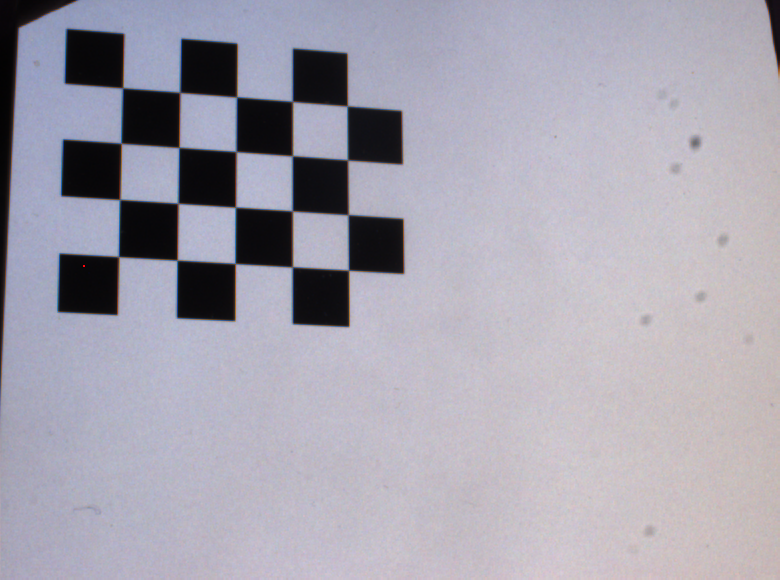
#> input picture Calibration_03_13_2020/ext_manta/ext_manta_01.png, 780 x 580 px; its folder holds only this picture in this run
$ python calibration.py
#> lines starting #> are read from the running program, lines starting #| are printed output that depends on the picture
""" Calibration functions. See openCV documentation for ore information"""
import numpy as np
import cv2 as cv
import glob
import matplotlib.pyplot as plt


# Nombre de coins internes du damier
NB_CORNER_WIDTH=5
NB_CORNER_HEIGHT=4
# Largeur d'un carré du damier
nb_pix = 48 # Largeur d'un carré en pixel
l_pix = 0.277e-3 # Largeur d'un pixel
squareSize = nb_pix*l_pix
FLIP=0 # flip par rapport à y


def takahashi(PATH, NB_CORNER_WIDTH, NB_CORNER_HEIGHT, squareSize, cam):
    """
    Finds and write corners coordinates for each images in PATH directory. Writes all information necessary to run Takahashi's algorithm after.
    Args:
        cam: 'AV' ou 'PG'
        PATH : path to images directory
        NB_CORNER_WIDTH : number of internal corners in the left/right direction
        NB_CORNER_HEIGHT : number of internal corners in the up/down direction
        squareSize : size of chessboard square in meter
    """
    CHECKERBOARD = (NB_CORNER_HEIGHT, NB_CORNER_WIDTH)
    # termination criteria
    criteria = (cv.TERM_CRITERIA_EPS + cv.TERM_CRITERIA_MAX_ITER, 30, 0.001)
    # Images to analyse
    fnames = glob.glob(PATH)
    # Prepare object points (corner coordinates)
    objp = np.zeros((NB_CORNER_WIDTH*NB_CORNER_HEIGHT,3), np.float32)
    # objp[:,:2] = np.mgrid[0:NB_CORNER_HEIGHT,0:NB_CORNER_WIDTH].T.reshape(-1,2)
    k=0
    for i in range(NB_CORNER_WIDTH):
        for j in range(NB_CORNER_HEIGHT):
            objp[k] = [i,NB_CORNER_HEIGHT-1-j,0]
            k+=1

    objp = objp*squareSize

    if len(fnames) > 0:
        # Intrinsic parameters
        mtx, dist = intrinsic(NB_CORNER_WIDTH, NB_CORNER_HEIGHT, CHECKERBOARD, criteria, objp, fnames)
        # Write intrinsic parameter to file
        r=open("./data_{}/camera.txt".format(cam),"w+")
        for row in mtx :
            r.write("{} {} {}\n".format(row[0], row[1], row[2]))
        r.close()

        # Undistort and takahashi for each image
        index = [0, NB_CORNER_HEIGHT, -1] # Reference points
        j=1
        errs =[]; good_images=[];
        for fname in fnames:
            img = cv.imread(fname); img = cv.flip(img, FLIP)
            dst = undistort(mtx, dist, img)
            ret, objpoints, imgpoints, err = find_corners(NB_CORNER_WIDTH, NB_CORNER_HEIGHT, CHECKERBOARD, criteria, objp, dst, mtx, dist)
            # Write corner image coordinates for this image
            if ret == True :
                errs.append(err)
                good_images.append(j)
                f=open("./data_{}/input{}.txt".format(cam, j),"w+")
                for i in index :
                    p = imgpoints[i]
                    f.write("{} {}\n".format(p[0,0], p[0,1]))
                f.close()
                j+=1

        # Write corner world coordinates
        m=open("./data_{}/model.txt".format(cam),"w+")
        for i in index :
            p = objpoints[i]
            m.write("{} {} {}\n".format(p[0], p[1], p[2]))
        m.close()

        return errs, good_images
    else :
        print('No images found')


def intrinsic(NB_CORNER_WIDTH, NB_CORNER_HEIGHT, CHECKERBOARD, criteria, objp, fnames):
    """
    Find the intrinsic calibration parameters (camera matrix and distortion coefficient) of one camera
    Args:
        NB_CORNER_WIDTH : number of internal corners in the left/right direction
        NB_CORNER_HEIGHT : number of internal corners in the up/down direction
        squareSize : size of chessboard square in meter
        fnames : path to images to analyses
    Returns:
        mtx : camera matrix (K)
        dist : distortion coefficient
    """
    # Arrays to store object points and image points from all the images.
    objpoints = [] # 3d point in real world space
    imgpoints = [] # 2d points in image plane.

    for fname in fnames:
        img = cv.imread(fname); img = cv.flip(img, FLIP)
        gray = cv.cvtColor(img, cv.COLOR_BGR2GRAY)
        # Find the chess board corners
        ret, corners = cv.findChessboardCorners(gray, CHECKERBOARD, None)
        # If found, add object points, image points (after refining them)
        if ret == True:
            objpoints.append(objp)
            corners2 = cv.cornerSubPix(gray, corners, (11,11), (-1,-1), criteria)
            imgpoints.append(corners2)
            # Draw and display the corners ----------------------------
            cv.drawChessboardCorners(img, CHECKERBOARD, corners2, ret)
            # cv.imwrite('corner.png', img)
            cv.imshow('img', img)
            cv.waitKey(0)
    cv.destroyAllWindows()
    # ----------------------------
    ret, mtx, dist, rvecs, tvecs = cv.calibrateCamera(objpoints, imgpoints, gray.shape[::-1], None, None)

    # Montrer axes ----------------------------------
    axis = np.float32([[3,0,0], [0,3,0], [0,0,3]]).reshape(-1,3)*l_pix*nb_pix
    for fname in fnames:
        img = cv.imread(fname); img = cv.flip(img, FLIP)
        gray = cv.cvtColor(img,cv.COLOR_BGR2GRAY)
        ret, corners = cv.findChessboardCorners(gray, CHECKERBOARD,None)
        if ret == True:
            corners2 = cv.cornerSubPix(gray,corners,(11,11),(-1,-1),criteria)
            # Find the rotation and translation vectors.
            ret, rvecs, tvecs = cv.solvePnP(objp, corners2, mtx, dist)
            # project 3D points to image plane
            imgpts, jac = cv.projectPoints(axis, rvecs, tvecs, mtx, dist)
            img = draw(img,corners2,imgpts)
            # cv.imwrite('axis.png', img)
            cv.imshow('img',img)
            cv.waitKey(0)
    cv.destroyAllWindows()

    return mtx, dist

def undistort(mtx, dist, img):
    """ Undistort one image """
    h,  w = img.shape[:2]
    newcameramtx, roi = cv.getOptimalNewCameraMatrix(mtx, dist, (w,h), 1, (w,h))
    # undistort
    dst = cv.undistort(img, mtx, dist, None, newcameramtx)
    # crop the image
    x, y, w, h = roi
    dst = dst[y:y+h, x:x+w]
    return dst

def reprojection_err(objp, corners2, mtx, dist, rvecs, tvecs):
    """ reprojection_err for one image """
    imgpoints2, _ = cv.projectPoints(objp, rvecs, tvecs, mtx, dist)
    error = cv.norm(corners2, imgpoints2, cv.NORM_L2)/len(imgpoints2)
    return error

def find_corners(NB_CORNER_WIDTH, NB_CORNER_HEIGHT, CHECKERBOARD, criteria, objp, dst, mtx, dist):
    """
    Find corners coordinates in one (undistorted) image
    Args:
        NB_CORNER_WIDTH : number of internal corners in the left/right direction
        NB_CORNER_HEIGHT : number of internal corners in the up/down direction
        squareSize : size of chessboard square in meter
        dst : undistorted image
    Returns :
        ret (Bool) : succes of findChessboardCorners
        imgpoints : list of chessboardcorners in image coordinates
        objpoints : list of chessboardcorners in world coordinates
    """
    gray = cv.cvtColor(dst, cv.COLOR_BGR2GRAY)
    # Find the chess board corners
    ret, corners = cv.findChessboardCorners(gray, CHECKERBOARD, None)
    # If found:
    if ret == True:
        corners2 = cv.cornerSubPix(gray, corners, (11,11), (-1,-1), criteria)
        ret, rvecs, tvecs = cv.solvePnP(objp, corners2, mtx, dist)
        err = reprojection_err(objp, corners2, mtx, dist, rvecs, tvecs)
        return ret, objp, corners2, err
    else:
        return ret, objp, None, None


def draw(img, corners, imgpts):
    corner = tuple(corners[3].ravel()) #(0,0,0)
    img = cv.line(img, corner, tuple(imgpts[0].ravel()), (255,255,0), 5) #X (turquoise)
    img = cv.line(img, corner, tuple(imgpts[1].ravel()), (0,255,0), 5) #Y
    img = cv.line(img, corner, tuple(imgpts[2].ravel()), (0,0,255), 5) #Z
    return img


# Code
PATH = '/Users/mariannelado-roy/projet4/Calibration_03_13_2020/ext_manta/*.png'
errs, good_images = takahashi(PATH, NB_CORNER_WIDTH, NB_CORNER_HEIGHT, squareSize, 'AV')
#> in intrinsic, img is the input picture: shape (580, 780, 3); mean B, G, R 175.2, 162.9, 165.9
#> in intrinsic, `img = cv.flip(img, FLIP)`:
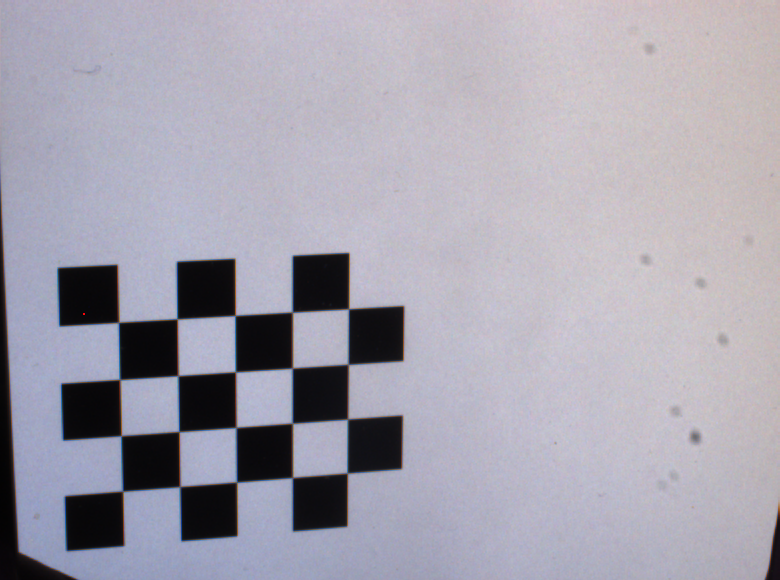
#> img: shape (580, 780, 3); mean B, G, R 175.2, 162.9, 165.9
#> in intrinsic, `gray = cv.cvtColor(img, cv.COLOR_BGR2GRAY)`:
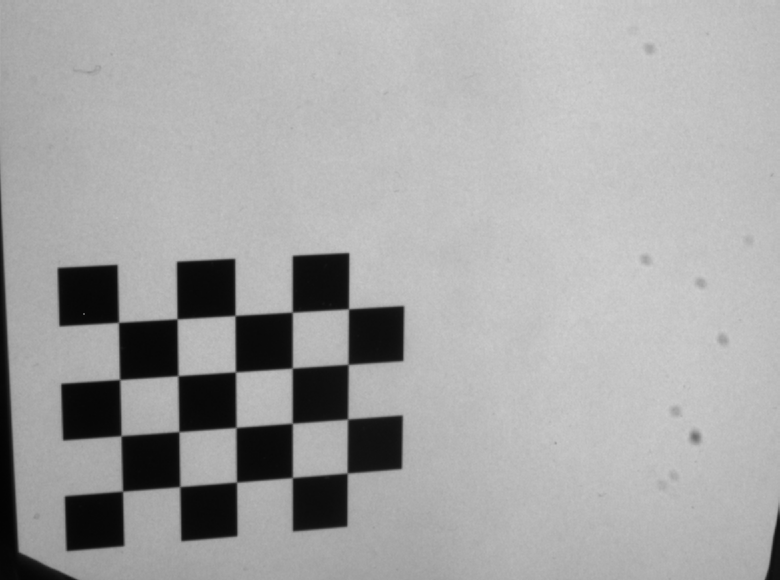
#> gray: shape (580, 780); min 2, max 211, mean 165.2
#> in intrinsic, `ret, corners = cv.findChessboardCorners(gray, CHECKERBOARD, None)`: ret = True; corners = 20 rows, first 8: [123.7, 492.8], [120.5, 436], [120, 379.5], [118.5, 322.5], [180, 486.5], [178.5, 432], [179.9, 373.7], [179, 320.8]
#> in intrinsic, `corners2 = cv.cornerSubPix(gray, corners, (11,11), (-1,-1), criteria)`: corners2 = 20 rows, first 8: [122.5, 491.2], [121, 435.7], [119.6, 379.5], [118.5, 322.4], [179.8, 486.6], [178.9, 431.6], [177.9, 375.7], [177.1, 318.9]
#> in intrinsic, `ret, mtx, dist, rvecs, tvecs = cv.calibrateCamera(objpoints, imgpoints..`: ret = 0.0664; mtx = [[1891.2, 0, 424.9], [0, 1897.7, 286.1], [0, 0, 1]]; dist = [[-0.094, -10.56, 0.00869, -0.0162, 152.4]]; rvecs = ([0.232, -0.291, -0.019],); tvecs = ([-0.0687, 0.008, 0.424],)
#> in intrinsic, `ret, corners = cv.findChessboardCorners(gray, CHECKERBOARD,None)`: ret = True
#> in intrinsic, `ret, rvecs, tvecs = cv.solvePnP(objp, corners2, mtx, dist)`: rvecs = [0.232, -0.291, -0.019]; tvecs = [-0.0687, 0.008, 0.424]
#> in intrinsic, `imgpts, jac = cv.projectPoints(axis, rvecs, tvecs, mtx, dist)`: imgpts = [[292.2, 312.1], [122.5, 491.2], [96.5, 282.8]]
#> in draw, `corner = tuple(corners[3].ravel())`: corner = (118.5, 322.4)
#> in draw, `img = cv.line(img, corner, tuple(imgpts[2].ravel()), (0,0,255), 5)`:
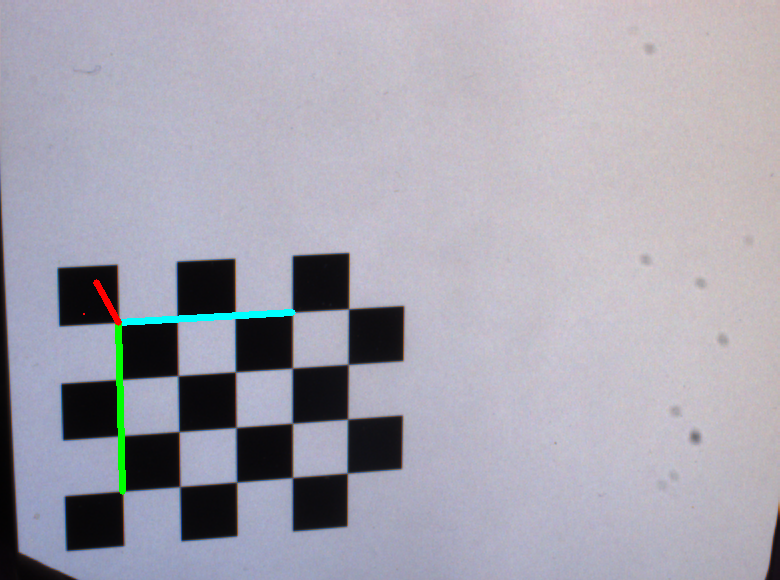
#> img: shape (580, 780, 3); mean B, G, R 175.3, 163.7, 165.6
#> in takahashi, `mtx, dist = intrinsic(NB_CORNER_WIDTH, NB_CORNER_HEIGHT, CHECKERBOARD,..`: dist = [[-0.094, -10.56, 0.00869, -0.0162, 152.4]]
#> the loop in takahashi, `for row in mtx :` made 3 passes
#> in undistort, `newcameramtx, roi = cv.getOptimalNewCameraMatrix(mtx, dist, (w,h), 1, ..`: newcameramtx = [[1868.2, 0, 420.4], [0, 1865.8, 287.9], [0, 0, 1]]; roi = (5, 6, 772, 567)
#> in undistort, `dst = cv.undistort(img, mtx, dist, None, newcameramtx)`:
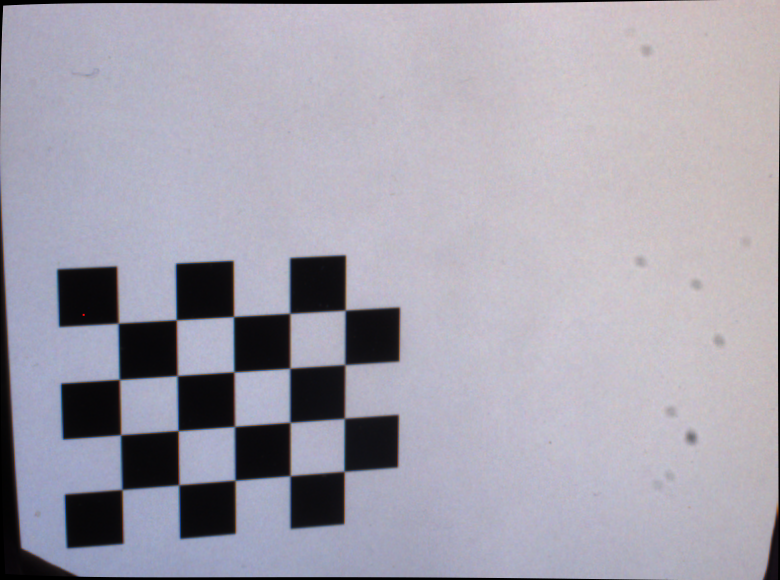
#> dst: shape (580, 780, 3); mean B, G, R 173.6, 161.5, 164.6
#> in undistort, `x, y, w, h = roi`: x = 5; y = 6; w = 772; h = 567
#> in undistort, `dst = dst[y:y+h, x:x+w]`:
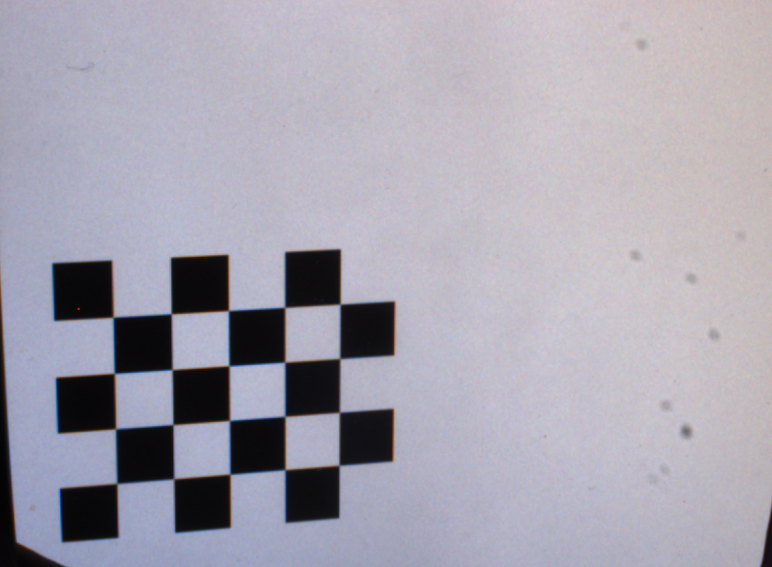
#> dst: shape (567, 772, 3); mean B, G, R 176, 163.7, 166.8
#> in find_corners, `gray = cv.cvtColor(dst, cv.COLOR_BGR2GRAY)`:
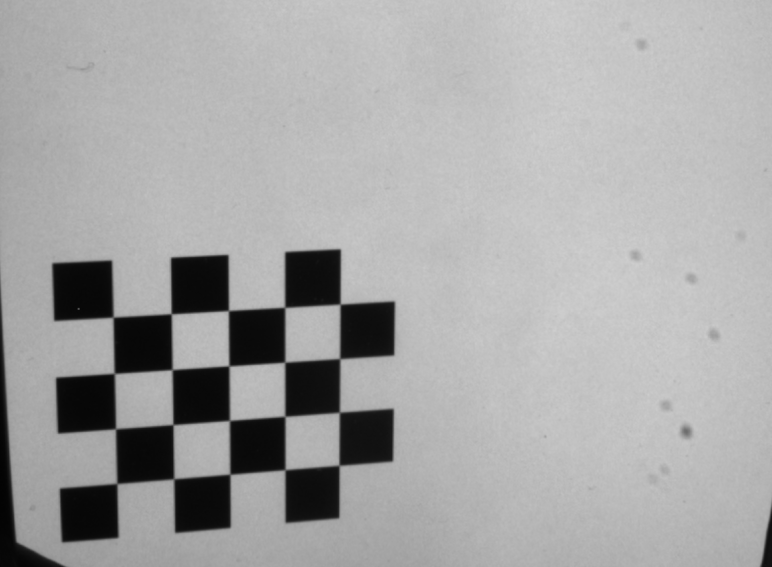
#> gray: shape (567, 772); min 3, max 209, mean 166.1
#> in find_corners, `ret, corners = cv.findChessboardCorners(gray, CHECKERBOARD, None)`: ret = True; corners = 20 rows, first 8: [117, 483.5], [115, 429], [114.5, 373], [112.5, 317], [174, 479.5], [173, 425], [172, 369.5], [173.5, 315.8]
#> in find_corners, `corners2 = cv.cornerSubPix(gray, corners, (11,11), (-1,-1), criteria)`: corners2 = 20 rows, first 8: [116.8, 483.5], [115.5, 428.7], [114.3, 373.4], [113.1, 317.2], [173.8, 478.8], [173, 424.6], [172.1, 369.6], [171.2, 313.8]
#> in find_corners, `ret, rvecs, tvecs = cv.solvePnP(objp, corners2, mtx, dist)`: rvecs = [0.245, -0.29, -0.0184]; tvecs = [-0.0708, 0.00696, 0.43]
#> in reprojection_err, `imgpoints2, _ = cv.projectPoints(objp, rvecs, tvecs, mtx, dist)`: imgpoints2 = 20 rows, first 8: [117.2, 483.2], [115.8, 428.8], [114.5, 373.5], [113.2, 317.3], [173.8, 478.7], [172.8, 424.7], [171.9, 369.7], [171.1, 313.8]
#> in reprojection_err, `error = cv.norm(corners2, imgpoints2, cv.NORM_L2)/len(imgpoints2)`: error = 0.0544
#> in takahashi, `ret, objpoints, imgpoints, err = find_corners(NB_CORNER_WIDTH, NB_CORN..`: ret = True; objpoints = 20 rows, first 8: [0, 0.0399, 0], [0, 0.0266, 0], [0, 0.0133, 0], [0, 0, 0], [0.0133, 0.0399, 0], [0.0133, 0.0266, 0], [0.0133, 0.0133, 0], [0.0133, 0, 0]; imgpoints has the same summary as corners2 in find_corners; err = 0.0544
#> the loop in takahashi, `for i in index :` made 3 passes
#> p on passes 1 to 3: [[116.8, 483.5]], [[173.8, 478.8]], [[340.1, 304.1]]
#> the loop in takahashi, `for i in index :` made 3 passes
#> p on passes 1 to 3: [0, 0.0399, 0], [0.0133, 0.0399, 0], [0.0532, 0, 0]
#> errs = [0.0544]; good_images = [1]

plt.figure()
plt.title('Erreur de reprojection AV')
plt.xlabel('Image #')
plt.ylabel('Erreur (pixel)')
plt.bar(good_images, errs)
plt.savefig('./data_AV/err_AV.png', format='png')
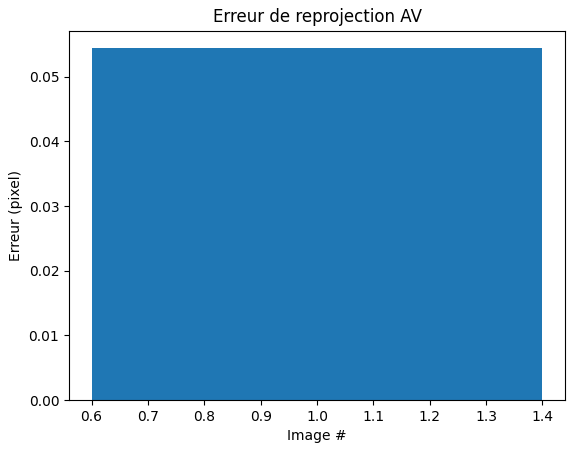
#> figure drawn by matplotlib, 1 panel


PATH = '/Users/mariannelado-roy/projet4/Calibration_03_13_2020/ext_pg/*.png'
errs, good_images = takahashi(PATH, NB_CORNER_WIDTH, NB_CORNER_HEIGHT, squareSize, 'PG')
#> (the run stopped early here; a loop or call above may not have finished)

$ run again, on Calibration_03_13_2020/ext_manta/ext_manta_09.png
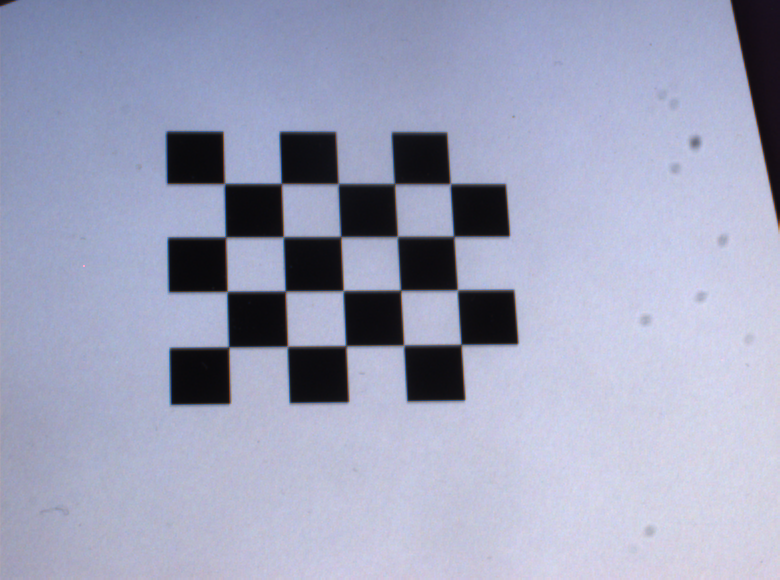
#> input picture Calibration_03_13_2020/ext_manta/ext_manta_09.png, 780 x 580 px
#> in intrinsic, img is the input picture: shape (580, 780, 3); mean B, G, R 187.3, 162.3, 158.5
#> in intrinsic, `ret, corners = cv.findChessboardCorners(gray, CHECKERBOARD, None)`: ret = True; corners = 20 rows, first 8: [224.5, 395.9], [225.5, 342.5], [227, 288.1], [228.8, 232.4], [281.3, 395.9], [283.2, 342.6], [285.2, 288.5], [287.4, 232.7]
#> in intrinsic, `corners2 = cv.cornerSubPix(gray, corners, (11,11), (-1,-1), criteria)`: corners2 = 20 rows, first 8: [224.2, 395.5], [225.5, 342.1], [226.9, 287.6], [228.5, 232], [281.2, 395.5], [283.2, 342.2], [285.2, 288], [287.3, 232.6]
#> in intrinsic, `ret, mtx, dist, rvecs, tvecs = cv.calibrateCamera(objpoints, imgpoints..`: ret = 0.0428; mtx = [[1931.2, 0, 392.5], [0, 1914, 312.2], [0, 0, 1]]; dist = [[0.547, -59.84, 0.000391, 0.00041, -0.976]]; rvecs = ([0.333, -0.146, 0.0294],); tvecs = ([-0.0369, -0.0182, 0.435],)
#> in intrinsic, `ret, corners = cv.findChessboardCorners(gray, CHECKERBOARD,None)`: ret = True
#> in intrinsic, `ret, rvecs, tvecs = cv.solvePnP(objp, corners2, mtx, dist)`: rvecs = [0.333, -0.146, 0.0294]; tvecs = [-0.0369, -0.0182, 0.435]
#> imgpts = [[403.6, 233.9], [224.2, 395.4], [219.4, 185.7]]
#> corner = (228.5, 232)
#> in takahashi, `mtx, dist = intrinsic(NB_CORNER_WIDTH, NB_CORNER_HEIGHT, CHECKERBOARD,..`: mtx = [[1931.2, 0, 392.5], [0, 1914, 312.2], [0, 0, 1]]; dist = [[0.547, -59.84, 0.000391, 0.00041, -0.976]]
#> the loop in takahashi, `for row in mtx :` made 3 passes
#> newcameramtx = [[1262.1, 0, 427.7], [0, 1613.7, 292.4], [0, 0, 1]]; roi = (171, 29, 509, 488)
#> in undistort, `x, y, w, h = roi`: x = 171; y = 29; w = 509; h = 488
#> in find_corners, `gray = cv.cvtColor(dst, cv.COLOR_BGR2GRAY)`:
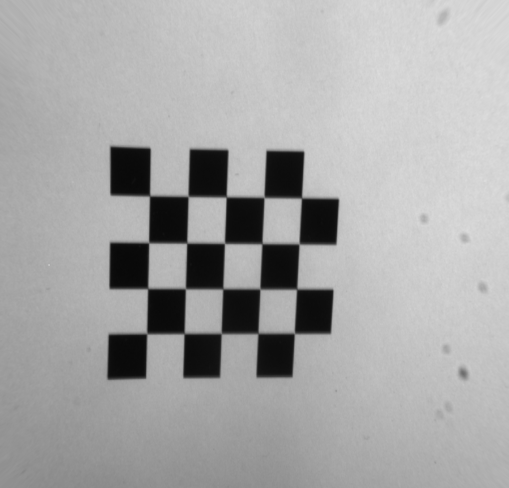
#> gray: shape (488, 509); min 8, max 220, mean 166.9
#> in find_corners, `ret, corners = cv.findChessboardCorners(gray, CHECKERBOARD, None)`: ret = True; corners = 20 rows, first 8: [145.3, 330.5], [147.5, 288], [147.3, 240.1], [149.5, 195.5], [182.6, 335.2], [186.6, 290.4], [186.5, 242.5], [189.6, 198]
#> in find_corners, `corners2 = cv.cornerSubPix(gray, corners, (11,11), (-1,-1), criteria)`: corners2 = 20 rows, first 8: [146.6, 333.5], [147.6, 288.4], [148.6, 242.6], [149.5, 195.7], [184.1, 333.4], [185.4, 288.6], [186.7, 243], [188.1, 196.3]
#> in find_corners, `ret, rvecs, tvecs = cv.solvePnP(objp, corners2, mtx, dist)`: rvecs = [0.0709, -0.693, 0.0168]; tvecs = [-0.0684, -0.0333, 0.539]
#> imgpoints2 = 20 rows, first 8: [145.3, 335], [146.7, 288.5], [148.6, 241.9], [151, 195.6], [183.5, 334.4], [185, 288.3], [186.7, 242.2], [188.8, 196.2]
#> error = 0.231
#> in takahashi, `ret, objpoints, imgpoints, err = find_corners(NB_CORNER_WIDTH, NB_CORN..`: ret = True; objpoints = 20 rows, first 8: [0, 0.0399, 0], [0, 0.0266, 0], [0, 0.0133, 0], [0, 0, 0], [0.0133, 0.0399, 0], [0.0133, 0.0266, 0], [0.0133, 0.0133, 0], [0.0133, 0, 0]; imgpoints has the same summary as corners2 in find_corners; err = 0.231
#> the loop in takahashi, `for i in index :` made 3 passes
#> p on passes 1 to 3: [[146.6, 333.5]], [[184.1, 333.4]], [[301.5, 197.8]]
#> the loop in takahashi, `for i in index :` made 3 passes
#> p on passes 1 to 3: [0, 0.0399, 0], [0.0133, 0.0399, 0], [0.0532, 0, 0]
#> errs = [0.231]; good_images = [1]
#> `plt.savefig('./data_AV/err_AV.png', format='png')`:
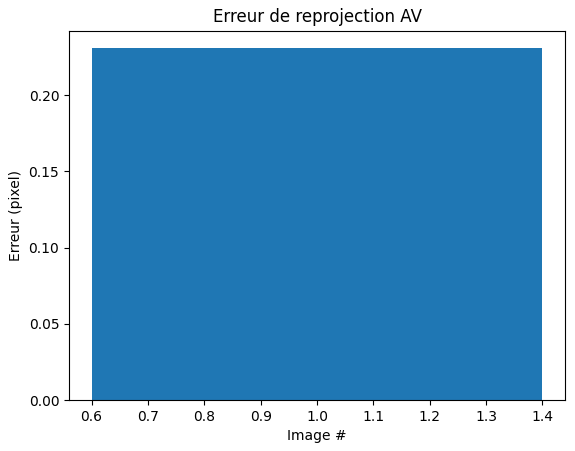
#> figure drawn by matplotlib, 1 panel
